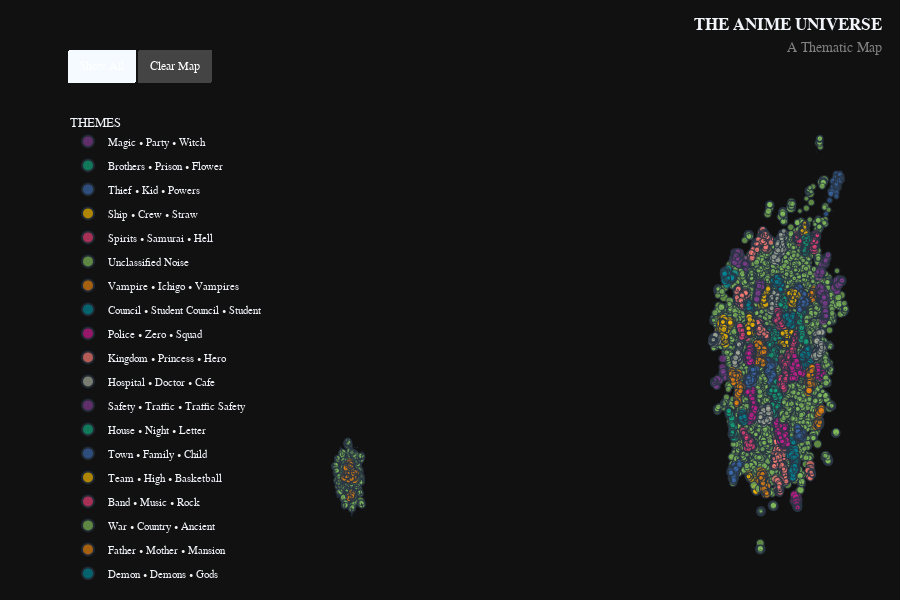

The notebook cell this image was saved under:
### Code cell
# PREPARE DATA
df['visual_size'] = (df['score'].fillna(5) ** 2) / 10 

# CREATE GALAXY MAP
fig = px.scatter(
    df, 
    x='x', 
    y='y',
    color='Cluster_Name', 
    size='visual_size',       
    size_max=10,               
    hover_name='title',
    hover_data={
        'x': False, 'y': False, 'visual_size': False,
        'Cluster_Name': True,
        'genres': True,
        'score': True,
        'aired': True
    },
    title='<b>THE ANIME UNIVERSE</b><br><span style="font-size: 14px; color: grey;">A Thematic Map</span>',
    template='plotly_dark',
    color_discrete_sequence=px.colors.qualitative.Bold, 
    opacity=0.7
)

# CONFIGURE LAYOUT
fig.update_layout(
    title={
        'x': 0.98,
        'y': 0.95,
        'xanchor': 'right',
        'yanchor': 'top'
    },
    margin=dict(l=300, r=20, b=20, t=110),
    height=600, 
    xaxis=dict(visible=False),
    yaxis=dict(visible=False),
    font=dict(family="Segoe UI, sans-serif"),
    legend=dict(
        title="THEMES",
        itemsizing='constant',
        bgcolor='rgba(0,0,0,0)', 
        bordercolor="rgba(0,0,0,0)",
        x=-0.4,       
        y=1,         
        xanchor="left",
        yanchor="top",
        font=dict(size=11),
        tracegroupgap=5
    ),
    updatemenus=[
        dict(
            type="buttons",
            direction="left",
            buttons=list([
                dict(
                    args=[{"visible": True}],
                    label="Show All",
                    method="restyle"
                ),
                dict(
                    args=[{"visible": "legendonly"}],
                    label="Clear Map",
                    method="restyle"
                )
            ]),
            pad={"r": 10, "t": 10},
            showactive=True,
            x=-0.4,
            xanchor="left",
            y=1.15,  
            yanchor="top",
            bgcolor="#444444",
            font=dict(color="white")
        ),
    ]
)

fig.show()
